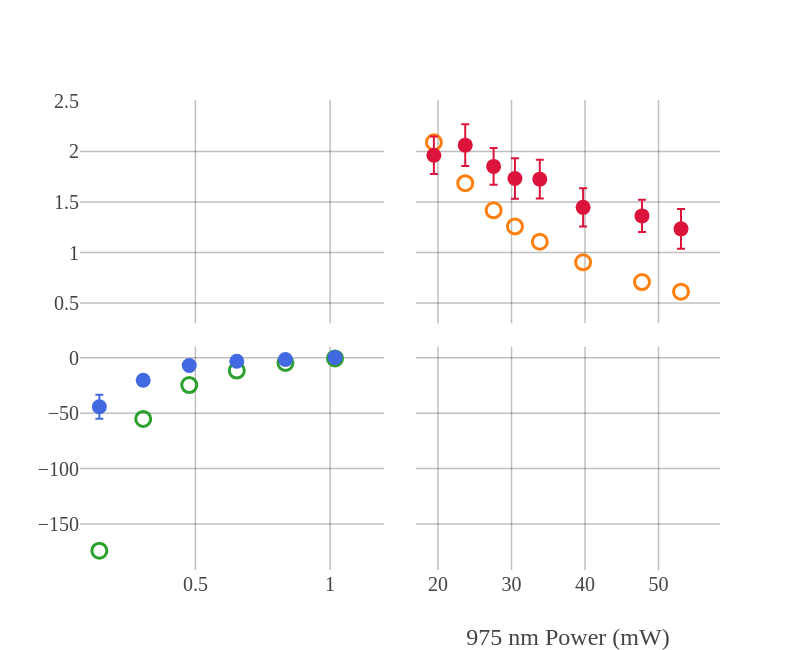

Notebook code for this chart:
### Code cell
I1064_fixed = 77.0
idx_1064 = np.argmin(np.abs(powers_1064 - I1064_fixed))
xdata = powers_975
ydata = Q_975[idx_1064, :]

x_left  = [np.min(xdata)*0.5, 1.2]
x_right = [17, np.max(xdata)*1.1]

y_pos = [0.3, np.nanmax(ydata) * 1.2]
y_neg = [np.nanmin(ydata) * 1.1, 10]

# -----------------------------
# Subplots (hidden seams)
# -----------------------------
fig = make_subplots(
    rows=2, cols=2,
    shared_xaxes=True,
    shared_yaxes=True,
    horizontal_spacing=0.05,
    vertical_spacing=0.05
)


def add_trace(row, col, xmask, ymask):
    mask = xmask & ymask
    x=xdata[mask]
    y=ydata[mask]
    if row==2 and col==2:
        x = None
        y = None
    fig.add_trace(
        go.Scatter(
            x=x,
            y=y,
            mode="markers",
            marker=dict(size=15,symbol="circle-open",line=dict(width=3) ),
            showlegend=False
        ),
        row=row, col=col
    )

def add_exp_trace(row, col, x, y, yerr, xmask, ymask, color, name):
    mask = xmask & ymask
    x_plot = x[mask]
    y_plot = y[mask]
    yerr_plot = yerr[mask]

    if row == 2 and col == 2:
        x_plot = None
        y_plot = None
        yerr_plot = None

    fig.add_trace(
        go.Scatter(
            x=x_plot,
            y=y_plot,
            error_y=dict(
                type="data",
                array=yerr_plot,
                visible=True
            ),
            mode="markers",
            marker=dict(size=15, color=color),
            showlegend=False,
            name=name
        ),
        row=row, col=col
    )



x_left_mask  = xdata <= x_left[1]
x_right_mask = xdata >= x_right[0]

y_pos_mask = ydata >= y_pos[0]
y_neg_mask = ydata <= y_neg[1]


add_trace(1, 1, x_left_mask,  y_pos_mask)
add_trace(1, 2, x_right_mask, y_pos_mask)
add_trace(2, 1, x_left_mask,  y_neg_mask)
add_trace(2, 2, x_right_mask, y_neg_mask)




x_low  = df_low["P975_mW"].to_numpy()
y_low  = df_low["Signal_percent"].to_numpy()
yerr_low = df_low["Signal_std_percent"].to_numpy()

x_high = df_high["P975_mW"].to_numpy()
y_high = df_high["Signal_percent"].to_numpy()
yerr_high = df_high["Signal_std_percent"].to_numpy()


x_left_mask_low   = x_low  <= x_left[1]
x_right_mask_low  = x_low  >= x_right[0]

x_left_mask_high  = x_high <= x_left[1]
x_right_mask_high = x_high >= x_right[0]

y_pos_mask_low  = y_low  >= y_pos[0]
y_neg_mask_low  = y_low  <= y_neg[1]

y_pos_mask_high = y_high >= y_pos[0]
y_neg_mask_high = y_high <= y_neg[1]

add_exp_trace(1, 1, x_low, y_low, yerr_low,
              x_left_mask_low, y_pos_mask_low,
              color="royalblue", name="Low P")

add_exp_trace(1, 2, x_low, y_low, yerr_low,
              x_right_mask_low, y_pos_mask_low,
              color="royalblue", name="Low P")

add_exp_trace(2, 1, x_low, y_low, yerr_low,
              x_left_mask_low, y_neg_mask_low,
              color="royalblue", name="Low P")

add_exp_trace(2, 2, x_low, y_low, yerr_low,
              x_right_mask_low, y_neg_mask_low,
              color="royalblue", name="Low P")


add_exp_trace(1, 1, x_high, y_high, yerr_high,
              x_left_mask_high, y_pos_mask_high,
              color="crimson", name="High P")

add_exp_trace(1, 2, x_high, y_high, yerr_high,
              x_right_mask_high, y_pos_mask_high,
              color="crimson", name="High P")

add_exp_trace(2, 1, x_high, y_high, yerr_high,
              x_left_mask_high, y_neg_mask_high,
              color="crimson", name="High P")

add_exp_trace(2, 2, x_high, y_high, yerr_high,
              x_right_mask_high, y_neg_mask_high,
              color="crimson", name="High P")


# -----------------------------
# Axis ranges
# -----------------------------
fig.update_xaxes(range=x_left,  row=1, col=1)
fig.update_xaxes(range=x_right, row=1, col=2)
fig.update_xaxes(range=x_left,  row=2, col=1)
fig.update_xaxes(range=x_right, row=2, col=2)

fig.update_yaxes(range=y_pos, row=1, col=1)
fig.update_yaxes(range=y_pos, row=1, col=2)
fig.update_yaxes(range=y_neg, row=2, col=1)
fig.update_yaxes(range=y_neg, row=2, col=2)

# -----------------------------
# Remove all axis lines for ALL subplots
# -----------------------------
for r in [1, 2]:
    for c in [1, 2]:
        fig.update_xaxes(showline=False, 
                         # showgrid=False, 
                         # zeroline=False, 
                         ticks="",
                         row=r, col=c)
        fig.update_yaxes(showline=False, 
                         # showgrid=False, 
                         # zeroline=False, 
                         ticks="",
                         row=r, col=c)

# -----------------------------
# Labels & layout
# -----------------------------
fig.update_layout(
    template=fig_template,
    # title="Quenching vs 975 nm Power",
    height=650,
    width=800,
    showlegend=False
)

fig.update_xaxes(title_text="975 nm Power (mW)", row=2, col=2)
# fig.update_yaxes(title_text="Quenching (%)", row=1, col=1)

# # -----------------------------
# # Break markers
# # -----------------------------
# fig.add_annotation(
#     text="//", xref="paper", yref="paper",
#     x=0.50, y=0.02, showarrow=False, font=dict(size=22)
# )

# fig.add_annotation(
#     text="//", xref="paper", yref="paper",
#     x=0.02, y=0.50, showarrow=False, font=dict(size=22)
# )
# for r in [1, 2]:
#     for c in [1, 2]:
#         fig.update_xaxes(
#             zeroline=False,
#             # showline=False,   
#             row=r,
#             col=c
#         )

for r in [1, 2]:
    for c in [1, 2]:
        fig.update_xaxes(
            showgrid=True,
            gridcolor="rgba(0,0,0,0.25)",  # darker grid
            gridwidth=1.5,                # thicker lines
            row=r, col=c
        )
        fig.update_yaxes(
            showgrid=True,
            gridcolor="rgba(0,0,0,0.25)",
            gridwidth=1.5,
            row=r, col=c
        )

fig.show()


# ============================================================
# --- Save figure ---
# ============================================================
output_fig_folder = r"D:\Atanu\NaBiF4_PL_analysis\NaBiF4_PL_analysis\NaBiF4_PL_analysis\figures in paper"
os.makedirs(output_fig_folder, exist_ok=True)
out_path = os.path.join(output_fig_folder, "975nm_quenching_statistics.png")
pio.write_image(fig, out_path, scale=4)
print("Saved figure:", out_path)

### Figure 1 — Plotly figure (JSON) as saved in the notebook; plotly's stock layout.template omitted (floating-point values rounded to 4 significant figures)
{"data": [{"marker": {"line": {"width": 3}, "size": 15, "symbol": "circle-open"}, "mode": "markers", "showlegend": false, "type": "scatter", "x": [], "xaxis": "x", "y": [], "yaxis": "y"}, {"marker": {"line": {"width": 3}, "size": 15, "symbol": "circle-open"}, "mode": "markers", "showlegend": false, "type": "scatter", "x": [19.43, 23.7, 27.56, 30.46, 33.84, 39.74, 47.75, 53.06], "xaxis": "x2", "y": [2.091, 1.685, 1.418, 1.258, 1.106, 0.9024, 0.7075, 0.6122], "yaxis": "y2"}, {"marker": {"line": {"width": 3}, "size": 15, "symbol": "circle-open"}, "mode": "markers", "showlegend": false, "type": "scatter", "x": [0.1436, 0.3064, 0.4773, 0.6536, 0.8342, 1.018], "xaxis": "x3", "y": [-174.2, -55.16, -24.6, -11.53, -4.635, -0.5665], "yaxis": "y3"}, {"marker": {"line": {"width": 3}, "size": 15, "symbol": "circle-open"}, "mode": "markers", "showlegend": false, "type": "scatter", "xaxis": "x4", "yaxis": "y4"}, {"error_y": {"array": [], "type": "data", "visible": true}, "marker": {"color": "royalblue", "size": 15}, "mode": "markers", "name": "Low P", "showlegend": false, "type": "scatter", "x": [], "xaxis": "x", "y": [], "yaxis": "y"}, {"error_y": {"array": [], "type": "data", "visible": true}, "marker": {"color": "royalblue", "size": 15}, "mode": "markers", "name": "Low P", "showlegend": false, "type": "scatter", "x": [], "xaxis": "x2", "y": [], "yaxis": "y2"}, {"error_y": {"array": [10.81, 4.164, 2.05, 1.135, 1.287, 0.9413], "type": "data", "visible": true}, "marker": {"color": "royalblue", "size": 15}, "mode": "markers", "name": "Low P", "showlegend": false, "type": "scatter", "x": [0.1436, 0.3064, 0.4773, 0.6536, 0.8342, 1.018], "xaxis": "x3", "y": [-44.22, -20.29, -6.964, -3.101, -1.534, 0.1857], "yaxis": "y3"}, {"error_y": {"type": "data", "visible": true}, "marker": {"color": "royalblue", "size": 15}, "mode": "markers", "name": "Low P", "showlegend": false, "type": "scatter", "xaxis": "x4", "yaxis": "y4"}, {"error_y": {"array": [], "type": "data", "visible": true}, "marker": {"color": "crimson", "size": 15}, "mode": "markers", "name": "High P", "showlegend": false, "type": "scatter", "x": [], "xaxis": "x", "y": [], "yaxis": "y"}, {"error_y": {"array": [0.1851, 0.207, 0.181, 0.2009, 0.1922, 0.1886, 0.1591, 0.1964], "type": "data", "visible": true}, "marker": {"color": "crimson", "size": 15}, "mode": "markers", "name": "High P", "showlegend": false, "type": "scatter", "x": [19.43, 23.7, 27.56, 30.46, 33.84, 39.74, 47.75, 53.06], "xaxis": "x2", "y": [1.963, 2.062, 1.852, 1.733, 1.726, 1.447, 1.362, 1.234], "yaxis": "y2"}, {"error_y": {"array": [], "type": "data", "visible": true}, "marker": {"color": "crimson", "size": 15}, "mode": "markers", "name": "High P", "showlegend": false, "type": "scatter", "x": [], "xaxis": "x3", "y": [], "yaxis": "y3"}, {"error_y": {"type": "data", "visible": true}, "marker": {"color": "crimson", "size": 15}, "mode": "markers", "name": "High P", "showlegend": false, "type": "scatter", "xaxis": "x4", "yaxis": "y4"}], "layout": {"height": 650, "showlegend": false, "width": 800, "xaxis": {"anchor": "y", "domain": [0, 0.475], "gridcolor": "rgba(0, 0, 0, 0.25)", "gridwidth": 1.5, "matches": "x3", "range": [0.0718, 1.2], "showgrid": true, "showline": false, "showticklabels": false, "ticks": ""}, "xaxis2": {"anchor": "y2", "domain": [0.525, 1], "gridcolor": "rgba(0, 0, 0, 0.25)", "gridwidth": 1.5, "matches": "x4", "range": [17, 58.37], "showgrid": true, "showline": false, "showticklabels": false, "ticks": "", "type": "linear"}, "xaxis3": {"anchor": "y3", "domain": [0, 0.475], "gridcolor": "rgba(0, 0, 0, 0.25)", "gridwidth": 1.5, "range": [0.0718, 1.2], "showgrid": true, "showline": false, "ticks": "", "type": "linear"}, "xaxis4": {"anchor": "y4", "domain": [0.525, 1], "gridcolor": "rgba(0, 0, 0, 0.25)", "gridwidth": 1.5, "range": [17, 58.37], "showgrid": true, "showline": false, "ticks": "", "title": {"text": "975 nm Power (mW)"}}, "yaxis": {"anchor": "x", "domain": [0.525, 1], "gridcolor": "rgba(0, 0, 0, 0.25)", "gridwidth": 1.5, "range": [0.3, 2.509], "showgrid": true, "showline": false, "ticks": ""}, "yaxis2": {"anchor": "x2", "domain": [0.525, 1], "gridcolor": "rgba(0, 0, 0, 0.25)", "gridwidth": 1.5, "matches": "y", "range": [0.3, 2.509], "showgrid": true, "showline": false, "showticklabels": false, "ticks": "", "type": "linear"}, "yaxis3": {"anchor": "x3", "domain": [0, 0.475], "gridcolor": "rgba(0, 0, 0, 0.25)", "gridwidth": 1.5, "range": [-191.6, 10], "showgrid": true, "showline": false, "ticks": "", "type": "linear"}, "yaxis4": {"anchor": "x4", "domain": [0, 0.475], "gridcolor": "rgba(0, 0, 0, 0.25)", "gridwidth": 1.5, "matches": "y3", "range": [-191.6, 10], "showgrid": true, "showline": false, "showticklabels": false, "ticks": ""}}}
